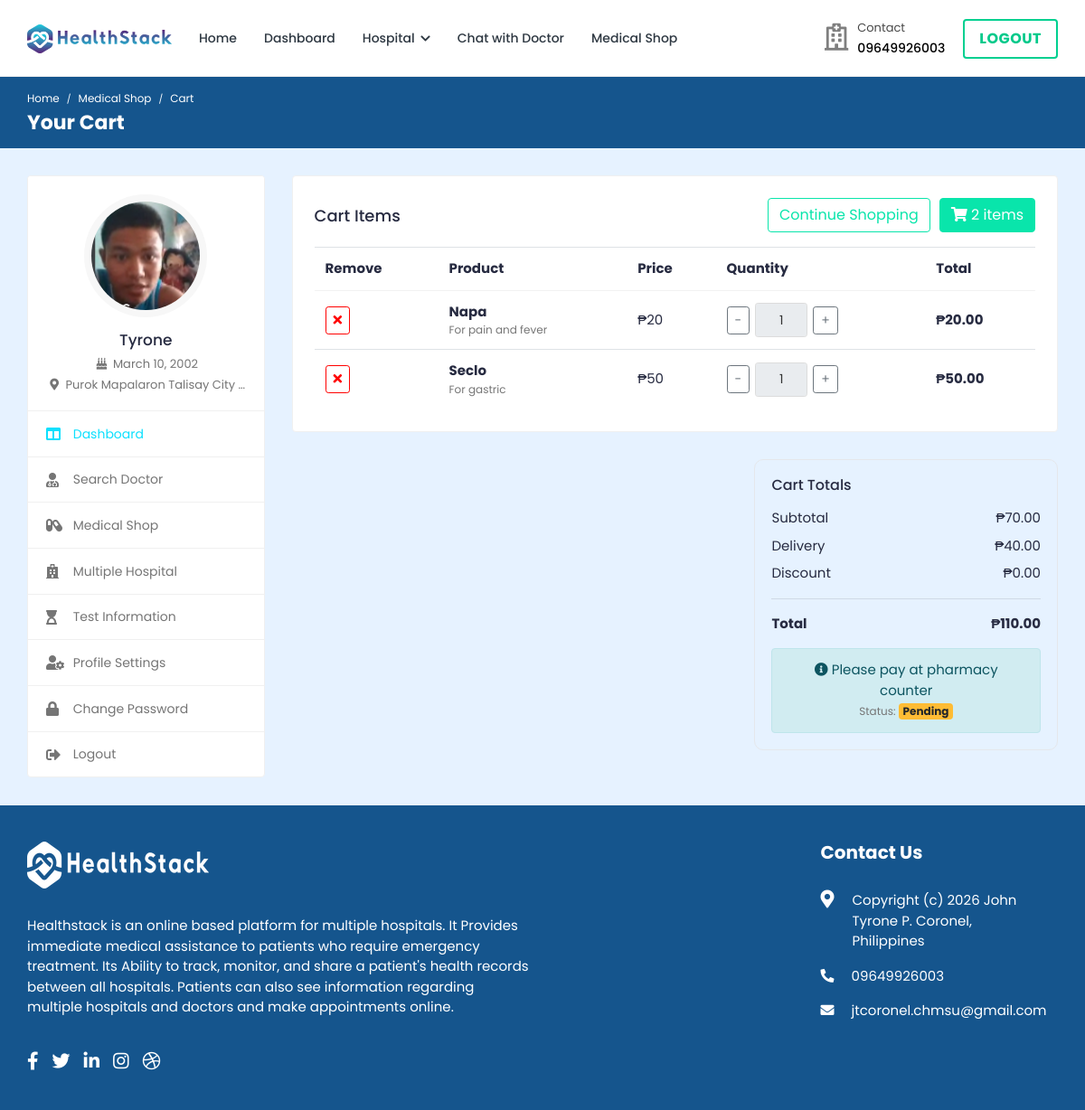
The app's page /pharmacy/cart/ (signed in), older data.
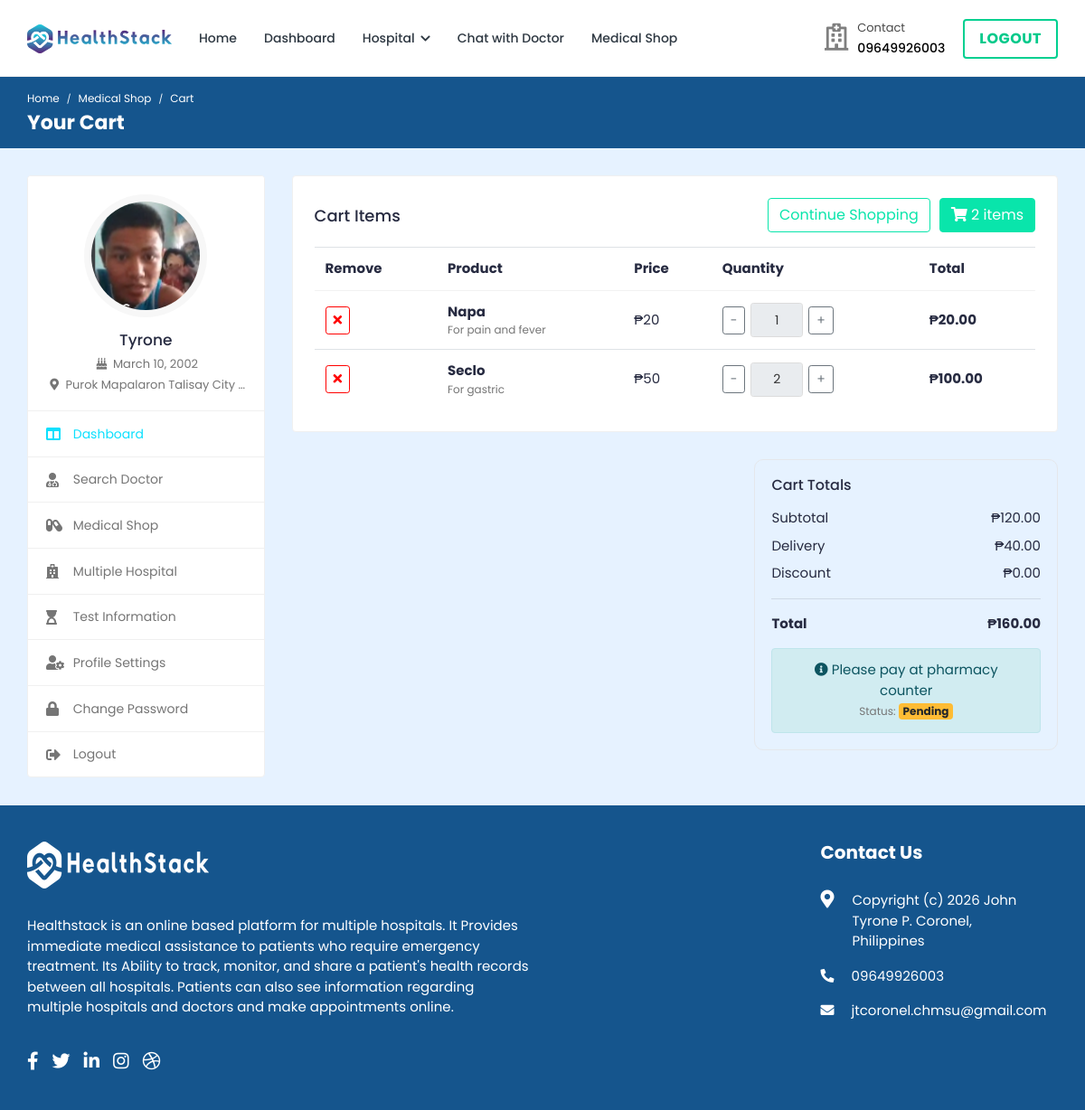
The same page, newer data.
### hospital/models.py (models this page shows, shortened)
class Patient(models.Model):
    patient_id = models.AutoField(primary_key=True)
    user = models.OneToOneField(User, on_delete=models.CASCADE, null=True, blank=True, related_name='patient')
    name = models.CharField(max_length=200, null=True, blank=True)
    username = models.CharField(max_length=200, null=True, blank=True)
    age = models.IntegerField(null=True, blank=True)
    email = models.EmailField(max_length=200, null=True, blank=True)
    phone_number = models.IntegerField(null=True, blank=True)
    address = models.CharField(max_length=200, null=True, blank=True)
    featured_image = models.ImageField(upload_to='patients/', default='patients/user-default.png', null=True, blank=True)
    blood_group = models.CharField(max_length=200, null=True, blank=True)
    history = models.CharField(max_length=200, null=True, blank=True)
    dob = models.CharField(max_length=200, null=True, blank=True)
    nid = models.CharField(max_length=200, null=True, blank=True)
    serial_number = models.CharField(max_length=200, null=True, blank=True)
    login_status = models.CharField(max_length=200, null=True, blank=True, default="offline")

class User(AbstractUser):
    is_patient = models.BooleanField(default=False)
    is_doctor = models.BooleanField(default=False)
    is_hospital_admin = models.BooleanField(default=False)
    is_labworker = models.BooleanField(default=False)
    is_pharmacist = models.BooleanField(default=False)
    login_status = models.BooleanField(default=False)

### pharmacy/models.py (models this page shows, shortened)
class Order(models.Model):
    orderitems = models.ManyToManyField(Cart)
    user = models.ForeignKey(settings.AUTH_USER_MODEL, on_delete=models.CASCADE)
    ordered = models.BooleanField(default=False)
    created = models.DateTimeField(auto_now_add=True)
    payment_status = models.CharField(max_length=200, blank=True, null=True)
    trans_ID = models.CharField(max_length=200, blank=True, null=True)
    def get_totals(self):
        total = 0
        for order_item in self.orderitems.all():
            total += float(order_item.get_total())
        return total
    def count_cart_items(self):
        return self.orderitems.count()
    def final_bill(self):
        delivery_price= 40.00
        Bill = self.get_totals()+ delivery_price
        float_Bill = format(Bill, '0.2f')
        return float_Bill

class Cart(models.Model):
    user = models.ForeignKey(settings.AUTH_USER_MODEL, on_delete=models.CASCADE, related_name='cart')
    item = models.ForeignKey(Medicine, on_delete=models.CASCADE)
    quantity = models.IntegerField(default=1)
    purchased = models.BooleanField(default=False)
    created = models.DateTimeField(auto_now_add=True)
    updated = models.DateTimeField(auto_now=True)
    def get_total(self):
        total = self.item.price * self.quantity
        float_total = format(total, '0.2f')
        return float_total

class Medicine(models.Model):
    MEDICINE_TYPE = (
        ('tablets', 'tablets'),
        ('syrup', 'syrup'),
        ('capsule', 'capsule'),
        ('general', 'general'),
    )
    REQUIREMENT_TYPE = (
        ('yes', 'yes'),
        ('no', 'no'),
    )
    MEDICINE_CATEGORY = (
        ('fever', 'fever'),
        ('pain', 'pain'),
        ('cough', 'cough'),
        ('cold', 'cold'),
        ('flu', 'flu'),
        ('diabetes', 'diabetes'),
        ('eye', 'eye'),
        ('ear', 'ear'),
        ('allergy', 'allergy'),
        ('asthma', 'asthma'),
        ('bloodpressure', 'bloodpressure'),
        ('heartdisease', 'heartdisease'),
        ('vitamins', 'vitamins'),
        ('digestivehealth', 'digestivehealth'),
        ('skin', 'skin'),
        ('infection', 'infection'),
        ('nurological', 'nurological'),
    )
    serial_number = models.AutoField(primary_key=True)
    medicine_id = models.CharField(max_length=200, null=True, blank=True)
    name = models.CharField(max_length=200, null=True, blank=True)
    weight = models.CharField(max_length=200, null=True, blank=True)
    quantity = models.IntegerField(null=True, blank=True, default=0)
    featured_image = models.ImageField(upload_to='medicines/', default='medicines/default.png', null=True, blank=True)
    description = models.TextField(null=True, blank=True)
    medicine_type = models.CharField(max_length=200, choices=MEDICINE_TYPE, null=True, blank=True)
    medicine_category = models.CharField(max_length=200, choices=MEDICINE_CATEGORY, null=True, blank=True)
    price = models.IntegerField(null=True, blank=True, default=0)
    stock_quantity = models.IntegerField(null=True, blank=True, default=0)
    Prescription_reqiuired = models.CharField(max_length=200, choices=REQUIREMENT_TYPE, null=True, blank=True)

### pharmacy/views.py (the view)
# urls.py: path('cart/', views.cart_view, name='cart'),
@csrf_exempt
@login_required(login_url="login")
def cart_view(request):
    if request.user.is_authenticated and request.user.is_patient:
        patient = Patient.objects.get(user=request.user)
        medicines = Medicine.objects.all()
        carts = Cart.objects.filter(user=request.user, purchased=False)
        orders = Order.objects.filter(user=request.user, ordered=False)
        if carts.exists() and orders.exists():
            order = orders[0]
            context = {'patient': patient, 'carts': carts, 'order': order}
            return render(request, 'Pharmacy/cart.html', context)
        else:
            messages.warning(request, "You don't have any item in your cart!")
            context = {'patient': patient,'medicines': medicines}
            return render(request, 'pharmacy/shop.html', context)
    else:
        logout(request)
        messages.info(request, 'Not Authorized')
        return render(request, 'patient-login.html')

### templates/Pharmacy/cart.html (shortened to what this page needs)
{% load static %}
<!DOCTYPE html>
<html lang="en">
  <head>
    <link rel="stylesheet" href="{% static 'HealthStack-System/css/Normal/bootstrap.min.css' %}" />
    <link rel="stylesheet" href="{% static 'HealthStack-System/plugins/Normal/fontawesome/css/fontawesome.min.css' %}" />
    <link rel="stylesheet" href="{% static 'HealthStack-System/plugins/Normal/fontawesome/css/all.min.css' %}" />
    <link rel="stylesheet" href="{% static 'HealthStack-System/css/Normal/style.css' %}" />
  </head>
  <body>
    <div class="main-wrapper">
      <header class="header">{% include 'patient_navbar.html' %}</header>
      <div class="breadcrumb-bar">
        <div class="container-fluid">
          <div class="row align-items-center">
            <div class="col-md-12 col-12">
              <nav aria-label="breadcrumb" class="page-breadcrumb">
                <ol class="breadcrumb">
                  <li class="breadcrumb-item"><a href="{% url 'patient-dashboard' %}">Home</a></li>
                  <li class="breadcrumb-item"><a href="{% url 'pharmacy_shop' %}">Medical Shop</a></li>
                  <li class="breadcrumb-item active" aria-current="page">Cart</li>
                </ol>
              </nav>
              <h2 class="breadcrumb-title">Your Cart</h2>
            </div>
          </div>
        </div>
      </div>
      <div class="content">
        <div class="container-fluid">
          <div class="row">
            <div class="col-md-5 col-lg-4 col-xl-3 theiaStickySidebar">
              <div>{% include 'patient-sidebar.html' %}</div>
            </div>
            <div class="col-md-7 col-lg-8 col-xl-9">
              <div class="card">
                <div class="card-body">
                  <div class="cart-tools mb-3">
                    <h4 class="mb-0">Cart Items</h4>
                    <div class="d-flex" style="gap: 10px;">
                      <a href="{% url 'pharmacy_shop' %}" class="btn btn-outline-primary">Continue Shopping</a>
                      <a href="{% url 'cart' %}" class="btn btn-primary">
                        <i class="fas fa-shopping-cart"></i>
                        {% if order %}
                          {{ order.count_cart_items }} item{{ order.count_cart_items|pluralize }}
                        {% else %}
                          0 items
                        {% endif %}
                      </a>
                    </div>
                  </div>
                  <div class="table-responsive">
                    <table class="table table-hover mb-0 cart-table">
                      <thead>
                        <tr>
                          <th>Remove</th>
                          <th>Product</th>
                          <th>Price</th>
                          <th>Quantity</th>
                          <th>Total</th>
                        </tr>
                      </thead>
                      <tbody>
                        {% for cart in carts %}
                          <tr>
                            <td>
                              <a href="{% url 'remove-item' pk=cart.item.pk %}" class="btn btn-sm btn-outline-danger" title="Remove">
                                <i class="fas fa-times"></i>
                              </a>
                            </td>
                            <td>
                              <strong>{{ cart.item.name }}</strong>
                              {% if cart.item.description %}
                                <div class="text-muted small">{{ cart.item.description }}</div>
                              {% endif %}
                            </td>
                            <td>₱{{ cart.item.price }}</td>
                            <td>
                              <div class="qty-control">
                                <a href="{% url 'decrease-item' pk=cart.item.pk %}" class="btn btn-sm btn-outline-secondary">-</a>
                                <input type="text" class="form-control form-control-sm qty-input" value="{{ cart.quantity }}" readonly />
                                <a href="{% url 'increase-item' pk=cart.item.pk %}" class="btn btn-sm btn-outline-secondary">+</a>
                              </div>
                            </td>
                            <td><strong>₱{{ cart.get_total }}</strong></td>
                          </tr>
                        {% empty %}
                          <tr>
                            <td colspan="5">
                              <div class="alert alert-info mb-0">Your cart is empty.</div>
                            </td>
                          </tr>
                        {% endfor %}
                      </tbody>
                    </table>
                  </div>
                </div>
              </div>
              {% if order %}
                <div class="row justify-content-end">
                  <div class="col-md-6 col-lg-5">
                    <div class="cart-summary">
                      <h5 class="mb-3">Cart Totals</h5>
                      <div class="d-flex justify-content-between mb-2">
                        <span>Subtotal</span>
                        <span>₱{{ order.get_totals|floatformat:2 }}</span>
                      </div>
                      <div class="d-flex justify-content-between mb-2">
                        <span>Delivery</span>
                        <span>₱40.00</span>
                      </div>
                      <div class="d-flex justify-content-between mb-2">
                        <span>Discount</span>
                        <span>₱0.00</span>
                      </div>
                      <hr />
                      <div class="d-flex justify-content-between mb-3">
                        <strong>Total</strong>
                        <strong>₱{{ order.final_bill|floatformat:2 }}</strong>
                      </div>
                      <div class="alert alert-info text-center mb-0">
                        <i class="fas fa-info-circle"></i> Please pay at pharmacy counter
                        <br>
                        <small class="text-muted">Status:
                          {% if order.payment_status == 'Paid' or order.payment_status == 'VALID' %}
                            <span class="badge badge-success">Paid</span>
                          {% elif order.payment_status == 'Partial' %}
                            <span class="badge badge-info">Partial</span>
                          {% else %}
                            <span class="badge badge-warning">Pending</span>
                          {% endif %}
                        </small>
                      </div>
                    </div>
                  </div>
                </div>
              {% endif %}
            </div>
          </div>
        </div>
      </div>
      {% include 'footer.html' %}
    </div>
  </body>
</html>

### templates/patient-sidebar.html
{% load static %}
    <div class="profile-sidebar">
      <div class="widget-profile pro-widget-content">
        <div class="profile-info-widget">
          <a href="#" class="booking-doc-img">
            <img
              src="{{ patient.featured_image.url }}"
              alt="User Image"
            />
          </a>
          <div class="profile-det-info">
            <h3>{{ patient.name|default:user.username }}</h3>
            <div class="patient-details">
              <h5>
                <i class="fas fa-birthday-cake"></i> {{ patient.dob|default:"Not set" }}
              </h5>
              <h5 class="mb-0">
                <i class="fas fa-map-marker-alt"></i>
                {{ patient.address|default:"Not set" }}
              </h5>
            </div>
          </div>
        </div>
      </div>
      <div class="dashboard-widget">
        <nav class="dashboard-menu sidebar">
          <ul>
            <li class="active">
              <a href="{% url 'patient-dashboard' %}">
                <i class="fas fa-columns"></i>
                <span>Dashboard</span>
              </a>
            </li>
            <li class="nav-item has-submenu">
              <a href="{% url 'search' %}">
                <i class="fas fa-user-md"></i>
                <span>Search Doctor</span>
              </a>
            </li>
            <li class="has-submenu">
              <a href="{% url 'pharmacy_shop' %}" class="nav-link">
                <i class="fas fa-capsules"></i>
                <span>Medical Shop</span>
              </a>
            </li>
            <li>
                <a href="{% url 'multiple-hospital' %}">
                  <i class="fas fa-hospital"></i>
                  <span>Multiple Hospital</span>
                </a>
            </li>
            <li>
              <a href="{% url 'doctor-test-list'%}" target="_blank">
                <i class="fas fa-hourglass-start"></i>
                <span>Test Information</span>
              </a>
            </li>
            <li>
              <a href="{% url 'profile-settings' %}">
                <i class="fas fa-user-cog"></i>
                <span>Profile Settings</span>
              </a>
            </li>
            <li>
              <a href="{% url 'change-password' pk=user.id%}">
                <i class="fas fa-lock"></i>
                <span>Change Password</span>
              </a>
            </li>
            <li>
              <a href="{% url 'logout' %}">
                <i class="fas fa-sign-out-alt"></i>
                <span>Logout</span>
              </a>
            </li>
          </ul>
        </nav>
      </div>
    </div>

Row changes from the older to the newer data that the page shows:
changed through a linked row, Order: get_totals "70.00" → "120.00"; final_bill "110.00" → "160.00"
changed Cart "Seclo": quantity "1" → "2"; get_total "50.00" → "100.00"
